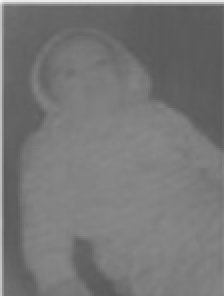
#> input picture Lab-III/I1.png, 112 x 148 px (shown 2 times larger)
$ jupyter execute 2.ipynb
#> lines starting #> are read from the running program, lines starting #| are printed output that depends on the picture
[cell 1]
import numpy as np
import matplotlib.pyplot as plt
import cv2 as cv
import skimage.io as io
img = cv.imread("I1.png",)
#> img is the input picture: shape (148, 112, 3); min 88, max 244, mean 118.8
histo,bin=np.histogram(img,bins=256,range=(0,256))
#> histo = 256 values, max 3099 at index 131, min 0 at index 0, mean 194.2; bin = 257 values from 0 to 256
plt.title("Histrogram")
plt.plot(bin[0:256],histo)
plt.show()
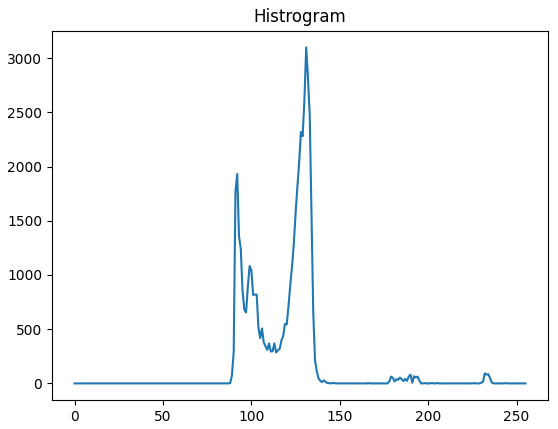
#> figure drawn by matplotlib, 1 panel; curve peaks at x = 131, y = 3099

[cell 2]
import numpy as np
import matplotlib.pyplot as plt
import cv2 as cv
import skimage.io as io
img = cv.imread("1.png",flags=2)
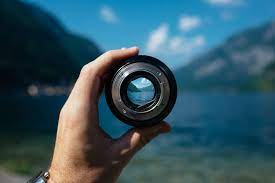
#> input picture Lab-III/1.png, 275 x 183 px
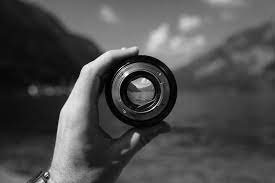
#> img: shape (183, 275); min 0, max 255, mean 77.1
histo,bin=np.histogram(img,bins=256,range=(0,256))
#> histo = 256 values, max 769 at index 19, min 0 at index 238, mean 196.6
plt.title("Grey Scale Histrogram")
plt.plot(bin[0:256],histo)
plt.show()
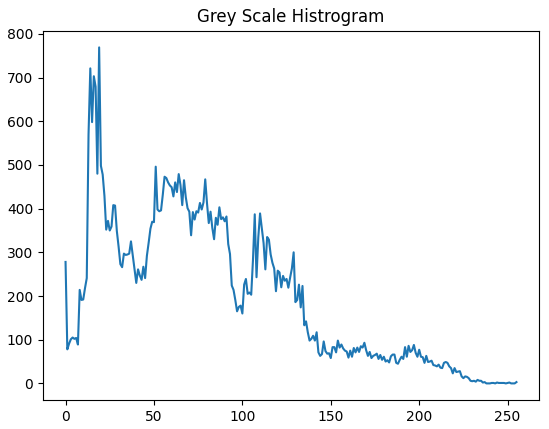
#> figure drawn by matplotlib, 1 panel; curve peaks at x = 19, y = 769

[cell 3]
import numpy as np
import matplotlib.pyplot as plt
import cv2 as cv
from skimage.transform import downscale_local_mean as dlm
import skimage.io as io
img = io.imread("1.png")
#> img: shape (183, 275, 3)
print("Shape :",img.shape)
#| Shape : (183, 275, 3)
factors = 3**np.arange(1, 5)
figure, axis = plt.subplots(3,3)
ax=axis.ravel()
ax[0].imshow(img,cmap='brg')
ax[0].axis('off')
ax[0].set_title('Orginal Image \n $N1={}, N2={}, N3={}$'.format(img.shape[0],img.shape[1],img.shape[2]))
print(img[0:60,20:23,1])
#> (printed output is left out)
for i in range(8):
    i1=i+1
    image = dlm(img,factors=(i1,i1,1),cval=0).astype(int)
    if i1==3:
        print(image[0:20,20,1])
    ax[i1].imshow(image,cmap='brg')
    ax[i1].axis('off')
    ax[i1].set_title('$N1={}, N2={}, N3={}$'.format(image.shape[0],image.shape[1],image.shape[2]))
#> this loop made 8 passes
#| [134 137 138 138 140 138 127 106  85  57  48  48  45  43  39  35  32  29
#|   26  25]
#> pass 2, `image = dlm(img,factors=(i1,i1,1),cval=0).astype(int)`:
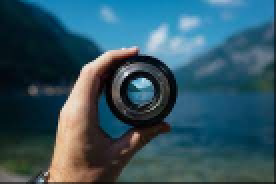
#> image: shape (92, 138, 3) int64 (shown 2 times larger); mean R, G, B 50.8, 84.8, 98
#> pass 3, `image = dlm(img,factors=(i1,i1,1),cval=0).astype(int)`:
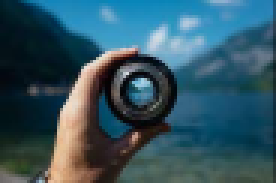
#> image: shape (61, 92, 3) int64 (shown 3 times larger); mean R, G, B 51, 85.1, 98.4
plt.show()
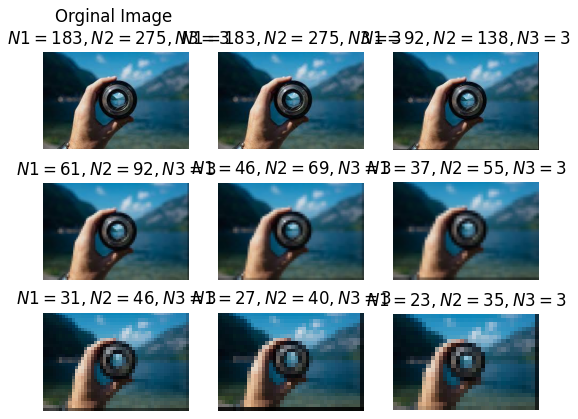
#> figure drawn by matplotlib, 9 panels

[cell 4]
import numpy as np
import matplotlib.pyplot as plt
import cv2 as cv
def circle_image(x, y):
    X, Y = np.meshgrid(x, y)
    return X*2 + Y*2
factors = 2**np.arange(1, 5)
circ_image = circle_image(np.linspace(0, 1, num=4),
                          np.linspace(0, 1, num=4))
fig, ax = plt.subplots(1, len(factors), figsize=(15, 4))
for i, k in enumerate(factors):
    bins = np.linspace(0, circ_image.max(), k)
    print(bins)
    image = np.digitize(circ_image, bins)
    image = np.vectorize(bins.tolist().__getitem__)(image-1)
    ax[i].imshow(image)
    ax[i].set_title('$k = {}$'.format(k))
plt.show()
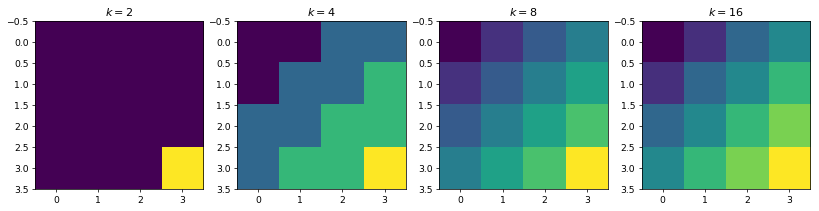
#> figure drawn by matplotlib, 4 panels
